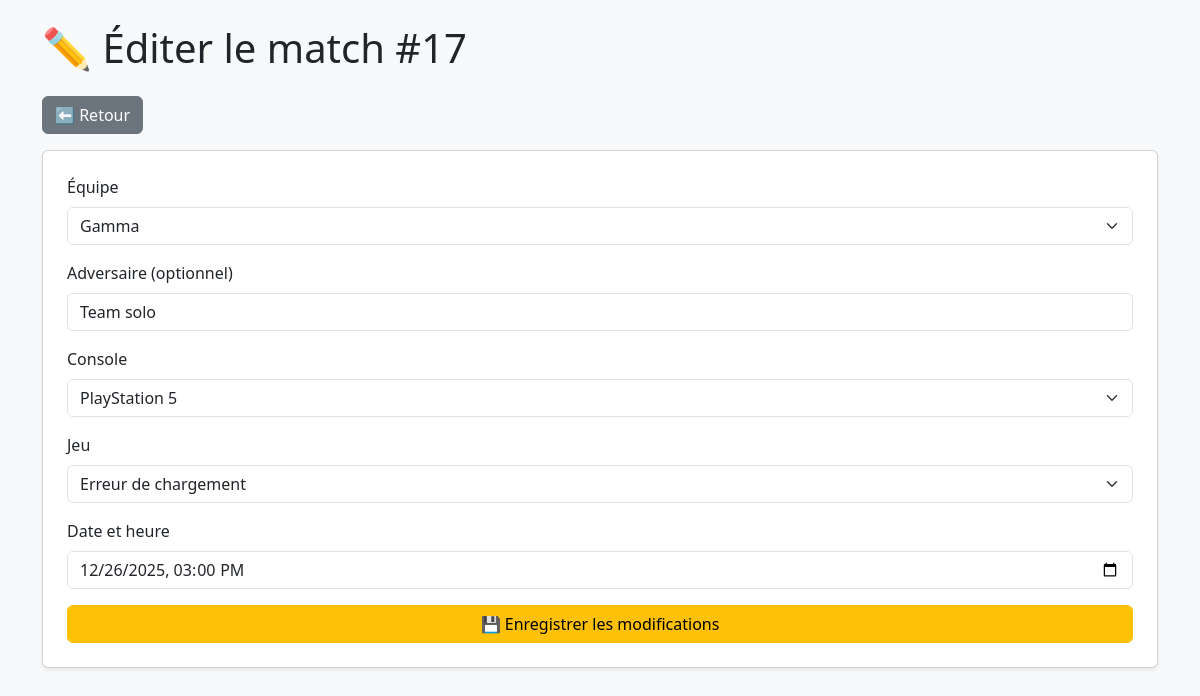
The app's page /edit_match.php?id=17 with its own data.
### tables this page shows
CREATE TABLE `matches` (
  `id` int NOT NULL,
  `team_id` int NOT NULL,
  `opponent` varchar(150) DEFAULT NULL,
  `console_id` int NOT NULL,
  `game_id` int NOT NULL,
  `match_date` datetime DEFAULT NULL,
  `created_at` timestamp NULL DEFAULT CURRENT_TIMESTAMP
);

CREATE TABLE `teams` (
  `id` int NOT NULL,
  `name` varchar(100) NOT NULL
);

CREATE TABLE `consoles` (
  `id` int NOT NULL,
  `name` varchar(100) NOT NULL
);

### functions.php (called while the page is built, shortened)
<?php
function getTeams(PDO $pdo): array {
    $stmt = $pdo->query('SELECT id, name FROM teams ORDER BY name');
    return $stmt->fetchAll();
}
function getConsoles(PDO $pdo): array {
    $stmt = $pdo->query('SELECT id, name FROM consoles ORDER BY id');
    return $stmt->fetchAll();
}
function findMatch(PDO $pdo, int $id): ?array {
    $stmt = $pdo->prepare("
        SELECT m.*,
               t.name AS team_name,
               c.name AS console_name,
               g.name AS game_name
        FROM matches m
        JOIN teams t ON m.team_id = t.id
        JOIN consoles c ON m.console_id = c.id
        JOIN games g ON m.game_id = g.id
        WHERE m.id = ?
    ");
    $stmt->execute([$id]);
    return $stmt->fetch() ?: null;
}

### edit_match.php (the view, shortened to what this page needs)
<?php
require_once __DIR__ . '/config_admin_DB.php';
require_once __DIR__ . '/functions.php';
$id = (int)$_GET['id'];
$match = findMatch($pdo, $id);
$teams    = getTeams($pdo);
$consoles = getConsoles($pdo);
$errors = [];
if ($_SERVER['REQUEST_METHOD'] === 'POST') {
    $team_id    = (int)($_POST['team_id'] ?? 0);
    $opponent   = trim($_POST['opponent'] ?? '');
    $console_id = (int)($_POST['console_id'] ?? 0);
    $game_id    = (int)($_POST['game_id'] ?? 0);
    $match_date = $_POST['match_date'] ?? null;
    if ($team_id <= 0)    $errors[] = "Veuillez sélectionner une équipe.";
    if ($console_id <= 0) $errors[] = "Veuillez sélectionner une console.";
    if ($game_id <= 0)    $errors[] = "Veuillez sélectionner un jeu.";
    if (empty($errors)) {
        $stmt = $pdo->prepare("
            UPDATE matches
            SET team_id = ?, opponent = ?, console_id = ?, game_id = ?, match_date = ?
            WHERE id = ?
        ");
        $stmt->execute([$team_id, $opponent ?: null, $console_id, $game_id, $match_date, $id]);
        header('Location: index_ad.php');
        exit;
    }
} else {
    $team_id    = $match['team_id'];
    $console_id = $match['console_id'];
    $opponent   = $match['opponent'];
    $match_date = $match['match_date'] ? date('Y-m-d\TH:i', strtotime($match['match_date'])) : '';
}
?>
<!doctype html>
<html lang="fr">
<head>
  <link href="https://cdn.jsdelivr.net/npm/bootstrap@5.3.0/dist/css/bootstrap.min.css" rel="stylesheet">
</head>
<body class="bg-light">
  <div class="container py-4">
    <h1 class="mb-4">✏️ Éditer le match #<?= htmlspecialchars($match['id']) ?></h1>
    <a href="index_ad.php" class="btn btn-secondary mb-3">⬅ Retour</a>
    <form method="post" class="card shadow-sm p-4 bg-white">
      <div class="mb-3">
        <label class="form-label">Équipe</label>
        <select name="team_id" class="form-select" required>
          <?php foreach ($teams as $t): ?>
            <option value="<?= $t['id'] ?>" <?= $team_id==$t['id'] ? 'selected' : '' ?>>
              <?= htmlspecialchars($t['name']) ?>
            </option>
          <?php endforeach; ?>
        </select>
      </div>
      <div class="mb-3">
        <label class="form-label">Adversaire (optionnel)</label>
        <input type="text" name="opponent" class="form-control" value="<?= htmlspecialchars($opponent) ?>">
      </div>
      <div class="mb-3">
        <label class="form-label">Console</label>
        <select name="console_id" id="console-select" class="form-select" required>
          <?php foreach ($consoles as $c): ?>
            <option value="<?= $c['id'] ?>" <?= $console_id==$c['id'] ? 'selected' : '' ?>>
              <?= htmlspecialchars($c['name']) ?>
            </option>
          <?php endforeach; ?>
        </select>
      </div>
      <div class="mb-3">
        <label class="form-label">Jeu</label>
        <select name="game_id" id="game-select" class="form-select" required>
          <option value="0">-- Sélectionner un jeu --</option>
        </select>
      </div>
      <div class="mb-3">
        <label class="form-label">Date et heure</label>
        <input type="datetime-local" name="match_date" class="form-control" value="<?= htmlspecialchars($match_date) ?>">
      </div>
      <button type="submit" class="btn btn-warning">💾 Enregistrer les modifications</button>
    </form>
  </div>
</body>
</html>

### records on screen
matches: id "17", team_id "Gamma", opponent "Team solo", console_id "PlayStation 5", match_date "12/26/2025 15:00"
